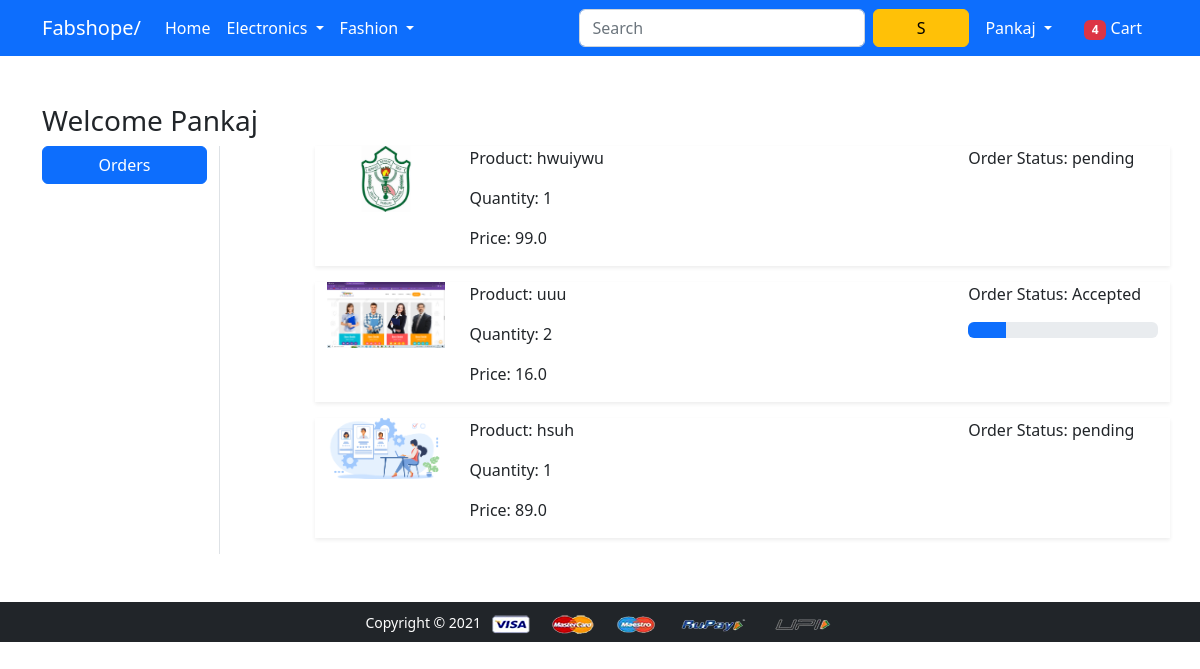
Screenshot of /orders/ (signed in) with the database file from the repository.
### app/models.py (models this page shows, shortened)
class OrderPlaced(models.Model):
    user=models.ForeignKey(User,on_delete=models.CASCADE)
    customer = models.ForeignKey(Customer,on_delete=models.CASCADE)
    product = models.ForeignKey(Product,on_delete=models.CASCADE)
    quantity=models.PositiveIntegerField(default=1)
    ordered_date=models.DateField(auto_now_add=True)
    status = models.CharField(max_length=50,choices=STATUS_CHOICES,default='pending')
    @property
    def total_cost(self):
        return self.quantity * self.product.discounted_price

class Product(models.Model):
    title=models.CharField(max_length=100)
    selling_price = models.FloatField()
    discounted_price=models.FloatField()
    description=models.TextField()
    brand=models.CharField(max_length=100)
    category= models.CharField(choices=CATEGORY_CHOICES,max_length=2)
    product_image=models.ImageField(upload_to='productimg')

### app/views.py (the view)
# urls.py: path('orders/', views.orders, name='orders'),
@login_required
def orders(request):
 op = OrderPlaced.objects.filter(user=request.user)
 return render(request, 'app/orders.html',{'order_placed':op})

### app/templates/app/orders.html (shortened to what this page needs)
{% extends 'app/base.html' %}
{% load static %}
{% block main-content %}
<div class="container my-5">
 <div class="row">
 <h3>Welcome <span class="text-capitalize">{{request.user}}</span></h3>
  <div class="col-sm-2 border-end">
   <ul class="list-unstyled">
    <li class="d-grid"><a href="{% url 'orders' %}" class="btn btn-primary">Orders</a></li>
   </ul>
  </div>
  <div class="col-sm-9 offset-sm-1">
   {% for op in order_placed %}
   <div class="row shadow-sm mb-3">
    <div class="col-sm-2">
     <img src="{{op.product.product_image.url}}" alt="" srcset="" class="img-fluid" height="150" width="150">
    </div>
    <div class="col-sm-7">
     <p>Product: {{op.product.title}}</p>
     <p>Quantity: {{op.quantity}}</p>
     <p>Price: {{op.total_cost}}</p>
    </div>
     <div class="col-sm-3 bold">
     <p>Order Status: {{op.status}}</p>
     {% if op.status == 'Accepted' %}
      <div class="progress">
       <div class="progress-bar" role="progressbar"
            style="width:20%" aria-valuenow="20" aria-valuemin="0" aria-valuemax="100"></div>
      </div>
{% endif %}
    </div>
   </div>
   {% endfor %}
  </div>
 </div>
</div>
{% endblock main-content %}

### app/templates/app/base.html (shortened to what this page needs)
<!doctype html>
{% load static %}
<html lang="en">
  <head>
    <link rel="stylesheet" href="{% static 'app/css/owl.carousel.min.css' %}">
    <link rel="stylesheet" href="{% static 'app/css/all.min.css' %}">
<link href="https://cdn.jsdelivr.net/npm/bootstrap@5.2.1/dist/css/bootstrap.min.css" rel="stylesheet">
    <link rel="stylesheet" href="{% static 'app/css/style.css' %}">
  </head>
  <body>
    <nav class="navbar navbar-expand-lg navbar-dark bg-primary">
     <div class="container">
       <a class="navbar-brand" href="/">Fabshope/</a>
       <div class="collapse navbar-collapse" id="navbarSupportedContent">
         <ul class="navbar-nav me-auto mb-2 mb-lg-0">
           <li class="nav-item">
             <a class="nav-link active" aria-current="page" href="/">Home</a>
           </li>
           <li class="nav-item dropdown">
             <a class="nav-link dropdown-toggle text-white" href="#" id="electronicsDropdown" role="button" data-bs-toggle="dropdown" aria-expanded="false">
               Electronics
             </a>
           </li>
           <li class="nav-item dropdown">
             <a class="nav-link dropdown-toggle text-white" href="#" id="fashionDropdown" role="button" data-bs-toggle="dropdown" aria-expanded="false">
               Fashion
             </a>
           </li>
         </ul>
         <form class="d-flex">
           <input class="form-control me-2" type="search" placeholder="Search" aria-label="Search">
           <button class="btn btn-warning" type="submit">S</button>
         </form>
         <div>
          <ul class="navbar-nav me-auto mb-2 mb-lg-0">
              {% if request.user.is_authenticated %}
           <li class="nav-item dropdown mx-2">
              <a class="nav-link dropdown-toggle text-white" href="#" id="profileDropdown" role="button" data-bs-toggle="dropdown" aria-expanded="false">
                {{request.user.username|capfirst}}
              </a>
            </li>
            <li class="nav-item mx-2">
             <a href="{% url 'showcart' %}" class="nav-link text-white"><span class="badge bg-danger">4</span> Cart </a>
            </li>
              {% endif %}
          </ul>
         </div>
       </div>
     </div>
    </nav>
    {% block main-content %} {% endblock main-content %}
    <footer class="container-fluid bg-dark text-center p-2 mt-5">
        <small class="text-white">Copyright &copy; 2021 </small>
        <img src="{% static 'app/images/payment.png' %}" alt="" srcset="" class="img-fluid" height="2px">
    </footer>
  </body>
</html>

### app/templates/app/base.html (style rules this page uses)
button { width:125px; padding:10px; }

### rows the page displays
OrderPlaced: product.product_image (picture), product "hwuiywu", quantity "1", total_cost "99.0", status "pending"
OrderPlaced: product.product_image (picture), product "uuu", quantity "2", total_cost "16.0", status "Accepted"
OrderPlaced: product.product_image (picture), product "hsuh", quantity "1", total_cost "89.0", status "pending"

### other values shown
{{ request.user.username|capfirst }} "Pankaj"
{{ request.user }} "Pankaj"
